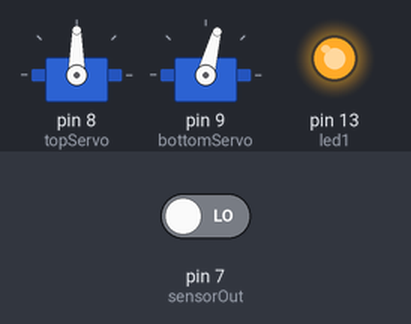
Bench run of a sketch on a simulated Arduino Uno, built with avr-gcc and run on an emulated ATmega328P. On the bench: 2 × servo, output pins drawn as LEDs (lit = HIGH). The test bench sets the inputs (shaded band); at power-on: pin 7 (sensorOut) LOW. Pins used as bus, display or sensor lines are not drawn; what the sketch prints to the serial monitor is not drawn.

Above: at 0.1 s.
At 2.1 s:
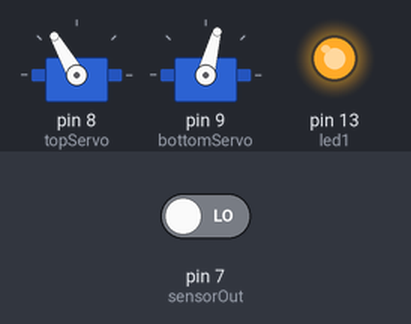
At 3.2 s:
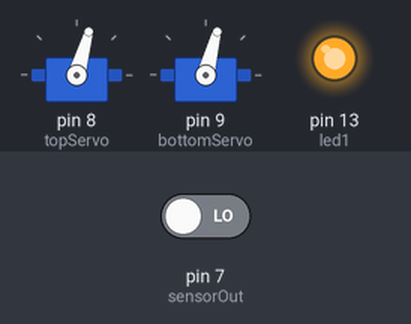
At 31.0 s:
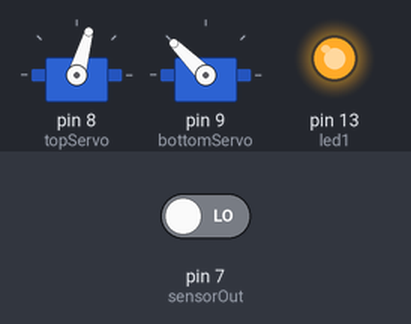
Timing chart, 0 to 40.0 s (numbered marks = the images above):
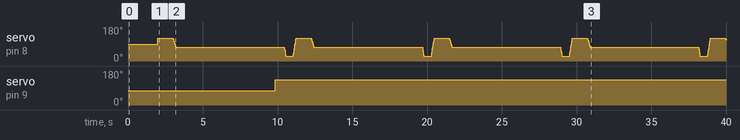

Measured:
- by itself, servo on pin 9 (bottomServo): 75° → 135° at 9.8 s

The sketch:

Color_Sorting.ino
```cpp
#include <Servo.h>
#define S0 3
#define S1 4
#define S2 5
#define S3 6
#define sensorOut 7
#define led1 13
Servo topServo;
Servo bottomServo;
int frequency = 0;
int color=0;
void setup() {
  pinMode(13,OUTPUT);
  pinMode(S0, OUTPUT);
  pinMode(S1, OUTPUT);
  pinMode(S2, OUTPUT);
  pinMode(S3, OUTPUT);
  pinMode(sensorOut, INPUT);
  // Setting frequency-scaling to 20%
  digitalWrite(S0, HIGH);
  digitalWrite(S1, LOW);
  topServo.attach(8);
  bottomServo.attach(9);
  digitalWrite(led1,HIGH);
  Serial.begin(9600);
  bottomServo.write(75);
  delay(2000);
}
void loop() {

  topServo.write(120);
  delay(1000);

  for(int i = 120; i > 73; i--) {
    topServo.write(i);
    delay(4);
  }
  delay(2500);

  Serial.print("Reading color = \n");//printing name
  color = readColor();
  delay(1000);
  switch (color) {
    case 1:
    bottomServo.write(20);
    break;
   /* case 2:
    bottomServo.write(75);
    break;*/
    case 3:
    bottomServo.write(48);
    break;
    case 4:
    bottomServo.write(107);
    break;
    case 5:
    bottomServo.write(135);
    break;
    case 6:
    bottomServo.write(75);
    break;

    case 0:
    break;
  }
  delay(600);

  for(int i = 73; i > 25; i--) {
    topServo.write(i);
    delay(2);
  }
  delay(500);

  for(int i = 25; i < 120; i++) {
    topServo.write(i);
    delay(2);
  }
  color=0;
}
// Custom Function - readColor()
int readColor() {

  // Setting red filtered photodiodes to be read
  digitalWrite(S2, LOW);
  digitalWrite(S3, LOW);
  // Reading the output frequency
  frequency = pulseIn(sensorOut, LOW);
  int R = frequency;
  // Printing the value on the serial monitor
  Serial.print("R= ");//printing name
  Serial.print(frequency);//printing RED color frequency
  Serial.print("  ");
  delay(50);
  // Setting Green filtered photodiodes to be read
  digitalWrite(S2, HIGH);
  digitalWrite(S3, HIGH);
  // Reading the output frequency
  frequency = pulseIn(sensorOut, LOW);
  int G = frequency;
  // Printing the value on the serial monitor
  Serial.print("G= ");//printing name
  Serial.print(frequency);//printing RED color frequency
  Serial.print("  ");
  delay(50);
  // Setting Blue filtered photodiodes to be read
  digitalWrite(S2, LOW);
  digitalWrite(S3, HIGH);
  // Reading the output frequency
  frequency = pulseIn(sensorOut, LOW);
  int B = frequency;
  // Printing the value on the serial monitor
  Serial.print("B= ");//printing name
  Serial.print(frequency);//printing RED color frequency
  Serial.println("  ");
  delay(50);


if(R<26 && R>22 && G<36 && G>34 && B<44 && B>42){
}
 else {

 if(R<11 && R>1 && G<20 && G>11 && B<15 && B>5){
    color = 1; // Red
 }

else if(R<24 && R>14 && G<15 && G>8 && B<15 && B>8){
    color = 3; // Green

  }
 else if(R<10 && R>0 && G<10 && G>1 && B<14 && B>5){
    color = 4; // Yellow
  }

else if(R<25 && R>15 && G<15 && G>5 && B<8 && B>0){
    color = 6; // Blue
  }

else
  color = 5;//other

}

  return color;
}
```
